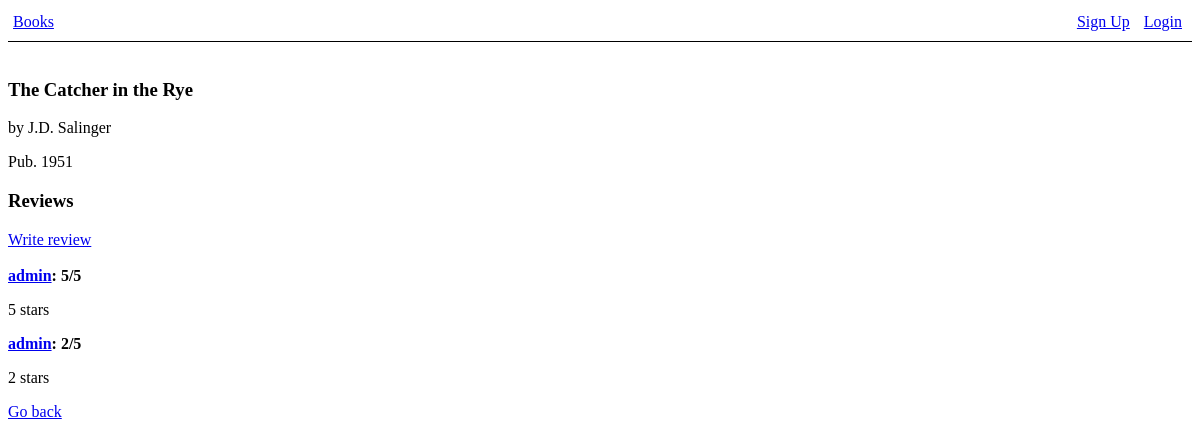
/books/1/, run on an earlier commit of the app's database.
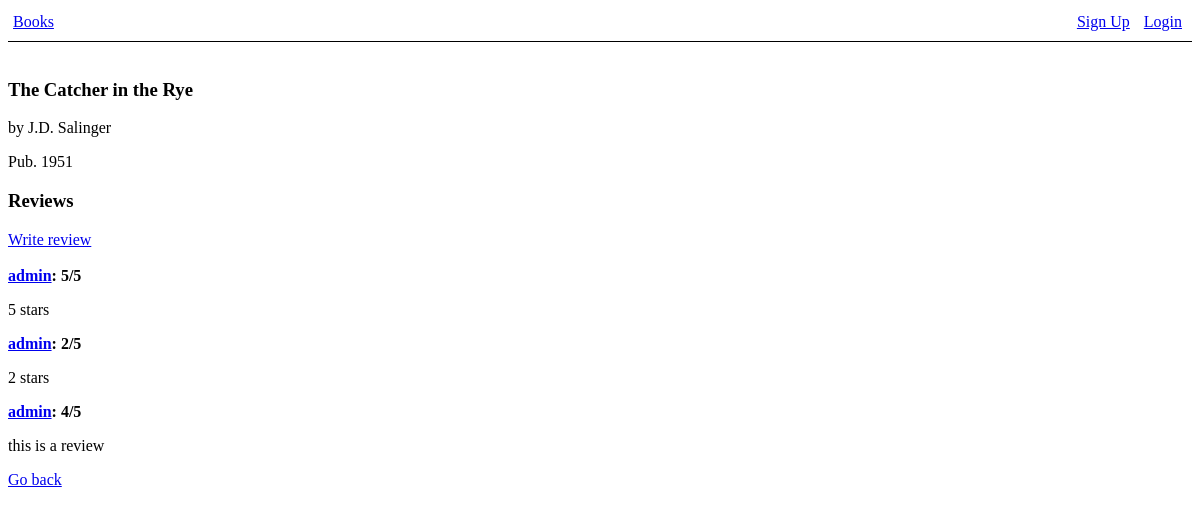
And on a later commit of the database.
### reviews/models.py (models this page shows)
class Review(models.Model):
    user = models.ForeignKey(User, on_delete=models.CASCADE, blank=True)
    book = models.ForeignKey(Book, on_delete=models.CASCADE)
    rating = models.IntegerField(blank=False, default=0)
    text = models.CharField(max_length=500);

### books/views.py (the view)
# urls.py: path("<int:book_id>/", views.displayBookInfo, name="view_book"),
def displayBookInfo(request, book_id):
    book = Book.objects.get(pk=book_id)
    reviews = Review.objects.filter(book__id=book_id)
    context = {
        "id": book.id,
        "title": book.title,
        "author": book.author,
        "pub_year": book.pub_year,
        "reviews": reviews
    }
    return render(request, "books/book.html", context);

### templates/books/book.html (shortened to what this page needs)
{% extends "base.html" %}
{% block content %}
    <h3>{{ title }}</h3>
    <p>by {{ author }}</p>
    <p>Pub. {{ pub_year }}</p>
    <h3>Reviews</h3>
    <a href="{% url 'books:review_book' id %}">Write review</a><br /><br />
    {% for review in reviews %}
        <b><a href="{% url 'profiles:profile' review.user.id %}">{{review.user.username}}</a>: {{ review.rating }}/5</b>
        <p>{{ review.text }}</p>
    {% endfor %}
    <a href="{% url 'books:list_books' %}">Go back</a>
{% endblock %}

What changed in the data, as far as the page shows it:
added Review: user.username "admin", rating "4", text "this is a review"
